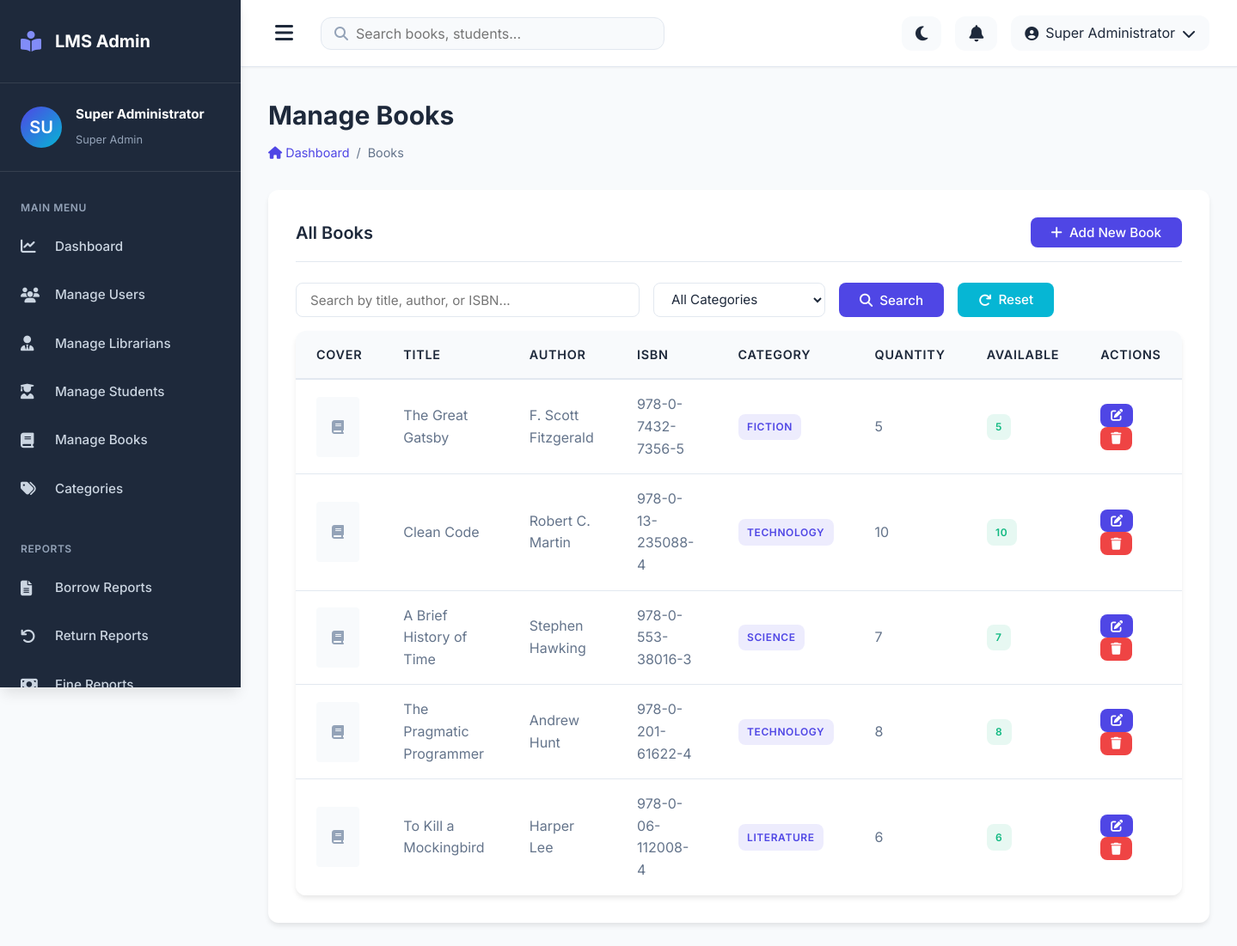
The app's page /admin/books.php (signed in) with its own data.
### tables this page shows
CREATE TABLE books (
    id INT PRIMARY KEY AUTO_INCREMENT,
    category_id INT NOT NULL,
    book_title VARCHAR(255) NOT NULL,
    author VARCHAR(150) NOT NULL,
    isbn VARCHAR(20) UNIQUE NOT NULL,
    publisher VARCHAR(150),
    publication_year YEAR,
    quantity INT NOT NULL DEFAULT 0,
    available_quantity INT NOT NULL DEFAULT 0,
    book_cover VARCHAR(255),
    description TEXT,
    created_at TIMESTAMP DEFAULT CURRENT_TIMESTAMP,
    updated_at TIMESTAMP DEFAULT CURRENT_TIMESTAMP ON UPDATE CURRENT_TIMESTAMP,
    FOREIGN KEY (category_id) REFERENCES categories(id) ON DELETE CASCADE,
    CHECK (quantity >= 0),
    CHECK (available_quantity >= 0),
    CHECK (available_quantity <= quantity)
);

CREATE TABLE categories (
    id INT PRIMARY KEY AUTO_INCREMENT,
    category_name VARCHAR(100) NOT NULL UNIQUE,
    description TEXT,
    created_at TIMESTAMP DEFAULT CURRENT_TIMESTAMP,
    updated_at TIMESTAMP DEFAULT CURRENT_TIMESTAMP ON UPDATE CURRENT_TIMESTAMP
);

### config/config.php (called while the page is built, shortened)
<?php
function isLoggedIn() {
    return isset($_SESSION['user_id']) && isset($_SESSION['role']);
}
function getCurrentUser() {
    if (isLoggedIn()) {
        return [
            'id' => $_SESSION['user_id'],
            'username' => $_SESSION['username'],
            'full_name' => $_SESSION['full_name'],
            'email' => $_SESSION['email'],
            'role' => $_SESSION['role']
        ];
    }
    return null;
}

### admin/books.php (the view, shortened to what this page needs)
<?php
require_once '../config/config.php';
$search = $_GET['search'] ?? '';
try {
    $db = getDB();
    $sql = "
        SELECT b.*, c.category_name
        FROM books b
        INNER JOIN categories c ON b.category_id = c.id
        WHERE 1=1
    ";
    $params = [];
    $sql .= " ORDER BY b.created_at DESC";
    $stmt = $db->prepare($sql);
    $stmt->execute($params);
    $books = $stmt->fetchAll();
} catch (PDOException $e) {
    error_log("Fetch books error: " . $e->getMessage());
    $books = [];
    $categories = [];
}
include '../includes/header.php';
include '../includes/sidebar_admin.php';
?>
<div class="main-content">
    <?php include '../includes/navbar.php'; ?>
    <div class="content">
        <div class="page-header">
            <h1 class="page-title">Manage Books</h1>
            <div class="breadcrumb">
                <a href="<?php echo SITE_URL; ?>/admin/dashboard.php">
                    <i class="fas fa-home"></i> Dashboard
                </a>
                <span>/</span>
                <span>Books</span>
            </div>
        </div>
        <div class="card">
            <div class="card-header">
                <h3 class="card-title">All Books</h3>
                <button class="btn btn-primary" onclick="openModal('addBookModal')">
                    <i class="fas fa-plus"></i> Add New Book
                </button>
            </div>
            <div class="card-body">
                <form method="GET" class="d-flex gap-2 mb-2">
                    <input type="text" name="search" class="form-control" placeholder="Search by title, author, or ISBN..."
                           value="<?php echo htmlspecialchars($search); ?>" style="max-width: 400px;">
                    <select name="category" class="form-select" style="max-width: 200px;">
                        <option value="">All Categories</option>
                    </select>
                    <button type="submit" class="btn btn-primary">
                        <i class="fas fa-search"></i> Search
                    </button>
                    <a href="<?php echo SITE_URL; ?>/admin/books.php" class="btn btn-secondary">
                        <i class="fas fa-redo"></i> Reset
                    </a>
                </form>
                <?php if (empty($books)): ?>
                <div class="empty-state">
                    <i class="fas fa-book"></i>
                    <h3>No Books Found</h3>
                    <p>Start by adding your first book to the library.</p>
                    <button class="btn btn-primary" onclick="openModal('addBookModal')">
                        <i class="fas fa-plus"></i> Add Book
                    </button>
                </div>
                <?php else: ?>
                <div class="table-container">
                    <table class="table">
                        <thead>
                            <tr>
                                <th>Cover</th>
                                <th>Title</th>
                                <th>Author</th>
                                <th>ISBN</th>
                                <th>Category</th>
                                <th>Quantity</th>
                                <th>Available</th>
                                <th>Actions</th>
                            </tr>
                        </thead>
                        <tbody>
                            <?php foreach ($books as $book): ?>
                            <tr>
                                <td>
                                    <?php if ($book['book_cover']): ?>
                                    <img src="<?php echo SITE_URL; ?>/uploads/book_covers/<?php echo $book['book_cover']; ?>"
                                         alt="Book Cover" style="width: 50px; height: 70px; object-fit: cover; border-radius: 4px;">
                                    <?php else: ?>
                                    <div style="width: 50px; height: 70px; background: var(--bg-color); display: flex; align-items: center; justify-content: center; border-radius: 4px;">
                                        <i class="fas fa-book" style="color: var(--text-muted);"></i>
                                    </div>
                                    <?php endif; ?>
                                </td>
                                <td><?php echo htmlspecialchars($book['book_title']); ?></td>
                                <td><?php echo htmlspecialchars($book['author']); ?></td>
                                <td><?php echo htmlspecialchars($book['isbn']); ?></td>
                                <td><span class="badge badge-primary"><?php echo htmlspecialchars($book['category_name']); ?></span></td>
                                <td><?php echo $book['quantity']; ?></td>
                                <td>
                                    <span class="badge badge-<?php echo $book['available_quantity'] > 0 ? 'success' : 'danger'; ?>">
                                        <?php echo $book['available_quantity']; ?>
                                    </span>
                                </td>
                                <td>
                                    <button class="btn btn-sm btn-primary" onclick="editBook(<?php echo htmlspecialchars(json_encode($book)); ?>)">
                                        <i class="fas fa-edit"></i>
                                    </button>
                                    <button class="btn btn-sm btn-danger" onclick="deleteBook(<?php echo $book['id']; ?>, '<?php echo htmlspecialchars($book['book_title']); ?>')">
                                        <i class="fas fa-trash"></i>
                                    </button>
                                </td>
                            </tr>
                            <?php endforeach; ?>
                        </tbody>
                    </table>
                </div>
                <?php endif; ?>
            </div>
        </div>
    </div>
</div>
<?php include '../includes/footer.php'; ?>

### includes/header.php (shortened to what this page needs)
<!DOCTYPE html>
<html lang="en" data-theme="light">
<head>
    <link rel="stylesheet" href="https://cdnjs.cloudflare.com/ajax/libs/font-awesome/6.4.0/css/all.min.css">
    <link rel="stylesheet" href="<?php echo ASSETS_PATH; ?>/css/style.css">
</head>
<body>
    <div class="layout">

### includes/sidebar_admin.php (shortened to what this page needs)
<?php
$currentUser = getCurrentUser();
$userInitials = strtoupper(substr($currentUser['full_name'], 0, 2));
?>
<aside class="sidebar">
    <div class="sidebar-header">
        <div class="sidebar-brand">
            <i class="fas fa-book-reader"></i>
            <span>LMS Admin</span>
        </div>
    </div>
    <div class="sidebar-user">
        <div class="user-info">
            <div class="user-avatar"><?php echo $userInitials; ?></div>
            <div class="user-details">
                <h4><?php echo htmlspecialchars($currentUser['full_name']); ?></h4>
                <span><?php echo str_replace('_', ' ', $currentUser['role']); ?></span>
            </div>
        </div>
    </div>
    <div class="sidebar-menu">
        <div class="menu-section">
            <div class="menu-title">Main Menu</div>
            <a href="<?php echo SITE_URL; ?>/admin/dashboard.php" class="menu-item <?php echo basename($_SERVER['PHP_SELF']) == 'dashboard.php' ? 'active' : ''; ?>">
                <i class="fas fa-chart-line"></i>
                <span>Dashboard</span>
            </a>
            <a href="<?php echo SITE_URL; ?>/admin/users.php" class="menu-item">
                <i class="fas fa-users"></i>
                <span>Manage Users</span>
            </a>
            <a href="<?php echo SITE_URL; ?>/admin/librarians.php" class="menu-item">
                <i class="fas fa-user-tie"></i>
                <span>Manage Librarians</span>
            </a>
            <a href="<?php echo SITE_URL; ?>/admin/students.php" class="menu-item">
                <i class="fas fa-user-graduate"></i>
                <span>Manage Students</span>
            </a>
            <a href="<?php echo SITE_URL; ?>/admin/books.php" class="menu-item">
                <i class="fas fa-book"></i>
                <span>Manage Books</span>
            </a>
            <a href="<?php echo SITE_URL; ?>/admin/categories.php" class="menu-item">
                <i class="fas fa-tags"></i>
                <span>Categories</span>
            </a>
        </div>
        <div class="menu-section">
            <div class="menu-title">Reports</div>
            <a href="<?php echo SITE_URL; ?>/admin/borrow-report.php" class="menu-item">
                <i class="fas fa-file-alt"></i>
                <span>Borrow Reports</span>
            </a>
            <a href="<?php echo SITE_URL; ?>/admin/return-report.php" class="menu-item">
                <i class="fas fa-undo"></i>
                <span>Return Reports</span>
            </a>
            <a href="<?php echo SITE_URL; ?>/admin/fine-report.php" class="menu-item">
                <i class="fas fa-money-bill"></i>
                <span>Fine Reports</span>
            </a>
        </div>
    </div>
</aside>

### includes/navbar.php (shortened to what this page needs)
<?php
$currentUser = getCurrentUser();
?>
<nav class="navbar">
    <div class="navbar-content">
        <div class="navbar-left">
            <button class="menu-toggle" id="menuToggle">
                <i class="fas fa-bars"></i>
            </button>
            <div class="navbar-search">
                <i class="fas fa-search"></i>
                <input type="text" id="searchInput" placeholder="Search books, students...">
            </div>
        </div>
        <div class="navbar-right">
            <button class="theme-toggle" id="themeToggle" title="Toggle Theme">
                <i class="fas fa-moon"></i>
            </button>
            <button class="notification-btn" title="Notifications">
                <i class="fas fa-bell"></i>
            </button>
            <div class="user-menu">
                <i class="fas fa-user-circle"></i>
                <span><?php echo htmlspecialchars($currentUser['full_name']); ?></span>
                <i class="fas fa-chevron-down"></i>
            </div>
        </div>
    </div>
</nav>

### includes/footer.php (shortened to what this page needs)
        </div>
</body>
</html>

### records on screen
books: book_title "The Great Gatsby", author "F. Scott Fitzgerald", isbn "978-0-7432-7356-5", category.category_name "FICTION", quantity "5", available_quantity "5"
books: book_title "Clean Code", author "Robert C. Martin", isbn "978-0-13-235088-4", category.category_name "TECHNOLOGY", quantity "10", available_quantity "10"
books: book_title "A Brief History of Time", author "Stephen Hawking", isbn "978-0-553-38016-3", category.category_name "SCIENCE", quantity "7", available_quantity "7"
books: book_title "The Pragmatic Programmer", author "Andrew Hunt", isbn "978-0-201-61622-4", category.category_name "TECHNOLOGY", quantity "8", available_quantity "8"
books: book_title "To Kill a Mockingbird", author "Harper Lee", isbn "978-0-06-112008-4", category.category_name "LITERATURE", quantity "6", available_quantity "6"

### other values on screen
$userInitials "SU"
$currentUser['full_name'] "Super Administrator"
str_replace('_', ' ', $currentUser['role']) "Super Admin"
